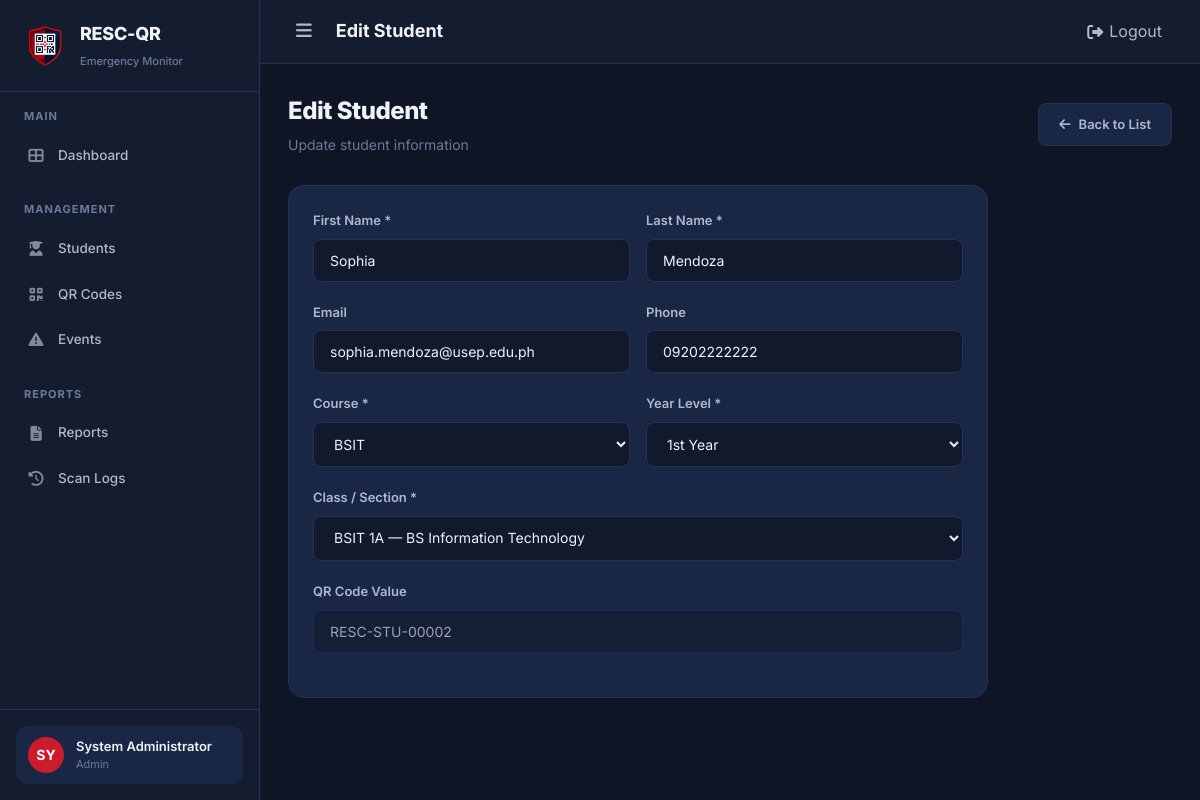
/student/edit/2 (signed in), run on the app's committed database.
### tables this page shows
CREATE TABLE IF NOT EXISTS `student` (
    `student_id` INT AUTO_INCREMENT PRIMARY KEY,
    `class_id` INT NOT NULL,
    `first_name` VARCHAR(100) NOT NULL,
    `last_name` VARCHAR(100) NOT NULL,
    `email` VARCHAR(150) DEFAULT NULL,
    `password_hash` VARCHAR(255) DEFAULT NULL,
    `phone` VARCHAR(20) DEFAULT NULL,
    `course` VARCHAR(100) NOT NULL,
    `year_level` VARCHAR(20) NOT NULL,
    `qr_code_value` VARCHAR(255) DEFAULT NULL UNIQUE,
    `profile_image` VARCHAR(255) DEFAULT NULL,
    `profile_status` ENUM('Active','Inactive') DEFAULT 'Active',
    `created_at` DATETIME DEFAULT CURRENT_TIMESTAMP,
    `updated_at` DATETIME DEFAULT CURRENT_TIMESTAMP ON UPDATE CURRENT_TIMESTAMP,
    FOREIGN KEY (`class_id`) REFERENCES `class`(`class_id`) ON DELETE CASCADE
);

CREATE TABLE IF NOT EXISTS `class` (
    `class_id` INT AUTO_INCREMENT PRIMARY KEY,
    `section_name` VARCHAR(100) NOT NULL,
    `program` VARCHAR(150) NOT NULL,
    `year_level` VARCHAR(20) NOT NULL,
    `created_at` DATETIME DEFAULT CURRENT_TIMESTAMP,
    `updated_at` DATETIME DEFAULT CURRENT_TIMESTAMP ON UPDATE CURRENT_TIMESTAMP
);

### app/controllers/StudentController.php (called while the page is built, shortened)
<?php
class StudentController extends Controller {
    private $studentModel;
    private $classModel;
    public function __construct() {
        $this->studentModel = $this->model('Student');
        $this->classModel   = $this->model('ClassModel');
    }
    public function edit($id = null) {
        $id = InputValidator::validateId($id);
        $student = $this->studentModel->findStudentById($id);
        $classes = $this->classModel->getAll();
        $data = ['pageTitle' => 'Edit Student', 'student' => $student, 'classes' => $classes];
        $this->view('admin/students/edit', $data);
    }
}

### core/App.php (called while the page is built, shortened)
<?php
class App {
    protected $controller = 'AuthController';
    protected $method = 'index';
    public function __construct() {
        $url = $this->parseUrl();
        $controllerName = !empty($url[0]) ? ucfirst($url[0]) . 'Controller' : $this->controller;
        $controllerMap = [
            'AuthController'          => 'AuthController',
            'DashboardController'     => 'DashboardController',
            'StudentController'       => 'StudentController',
            'QrController'            => 'QRController',
            'QRController'            => 'QRController',
            'ScanController'          => 'ScanController',
            'EventController'        => 'EventController',
            'ReportController'        => 'ReportController',
            'StudentviewController'   => 'StudentViewController',
            'StudentViewController'   => 'StudentViewController',
            'AttendanceController'    => 'AttendanceController',
            'ApiController'           => 'ApiController',
        ];
        $urlSegment = !empty($url[0]) ? $url[0] : 'auth';
        $possibleController = ucfirst(strtolower($urlSegment)) . 'Controller';
        if (isset($controllerMap[$possibleController])) {
            $controllerName = $controllerMap[$possibleController];
        } elseif ($urlSegment === 'api' && !empty($url[1])) {
            $possibleController = ucfirst(strtolower($url[1])) . 'Controller';
            if (isset($controllerMap[$possibleController])) {
                $controllerName = $controllerMap[$possibleController];
                array_shift($url);
            }
        } else {
            $controllerName = $this->controller;
        }
        $controllerFile = ROOT_PATH . '/app/controllers/' . $controllerName . '.php';
        if (file_exists($controllerFile)) {
            $this->controller = new $controllerName();
        } else {
            require_once ROOT_PATH . '/app/controllers/AuthController.php';
            $this->controller = new AuthController();
        }
        array_shift($url);
        if (!empty($url[0]) && method_exists($this->controller, $url[0])) {
            $this->method = $url[0];
            array_shift($url);
        }
        $this->params = $url ? array_values($url) : [];
        call_user_func_array([$this->controller, $this->method], $this->params);
    }
    private function parseUrl() {
        if (isset($_GET['url'])) {
            return explode('/', filter_var(rtrim($_GET['url'], '/'), FILTER_SANITIZE_URL));
        }
        return [];
    }
}

### index.php (called while the page is built, shortened)
<?php
require_once ROOT_PATH . '/config/app.php';
require_once ROOT_PATH . '/app/helpers/session_helper.php';
require_once ROOT_PATH . '/app/helpers/url_helper.php';
require_once ROOT_PATH . '/app/helpers/validation_helper.php';
require_once ROOT_PATH . '/core/Database.php';
require_once ROOT_PATH . '/core/Model.php';
require_once ROOT_PATH . '/core/Controller.php';
require_once ROOT_PATH . '/core/App.php';
$app = new App();

### app/helpers/url_helper.php (called while the page is built, shortened)
<?php
function baseUrl($path = '') {
    return BASE_URL . '/' . ltrim($path, '/');
}

### core/Database.php (called while the page is built, shortened)
<?php
class Database {
    private static $instance = null;
    private $pdo;
    private function __construct() {
        $dsn = 'mysql:host=' . DB_HOST . ';dbname=' . DB_NAME . ';charset=' . DB_CHARSET;
        $options = [
            PDO::ATTR_ERRMODE            => PDO::ERRMODE_EXCEPTION,
            PDO::ATTR_DEFAULT_FETCH_MODE => PDO::FETCH_ASSOC,
            PDO::ATTR_EMULATE_PREPARES   => false,
        ];
        try {
            $this->pdo = new PDO($dsn, DB_USER, DB_PASS, $options);
        } catch (PDOException $e) {
            die('Database connection failed: ' . $e->getMessage());
        }
    }
    public static function getInstance() {
        if (self::$instance === null) {
            self::$instance = new self();
        }
        return self::$instance;
    }
    public function getConnection() {
        return $this->pdo;
    }
}

### app/helpers/validation_helper.php (called while the page is built, shortened)
<?php
class InputValidator {
    public static function validateId($id) {
        return filter_var($id, FILTER_VALIDATE_INT, ['options' => ['min_range' => 1]]);
    }
}

### core/Model.php (called while the page is built, shortened)
<?php
class Model {
    protected $db;
    public function __construct() {
        $this->db = Database::getInstance()->getConnection();
    }
    protected function query($sql, $params = []) {
        $stmt = $this->db->prepare($sql);
        $stmt->execute($params);
        return $stmt;
    }
    protected function findAll($table, $orderBy = 'created_at DESC') {
        $stmt = $this->db->prepare("SELECT * FROM {$table} ORDER BY {$orderBy}");
        $stmt->execute();
        return $stmt->fetchAll();
    }
}

### app/models/Student.php (called while the page is built, shortened)
<?php
class Student extends Model {
    public function findStudentById($id) {
        $stmt = $this->query(
            "SELECT s.*, c.section_name, c.program
             FROM student s JOIN class c ON s.class_id = c.class_id
             WHERE s.student_id = :id",
            [':id' => $id]
        );
        return $stmt->fetch();
    }
}

### app/helpers/session_helper.php (called while the page is built, shortened)
<?php
function e($string) {
    return htmlspecialchars($string ?? '', ENT_QUOTES, 'UTF-8');
}

### app/models/ClassModel.php (called while the page is built, shortened)
<?php
class ClassModel extends Model {
    public function getAll() {
        return $this->findAll('class', 'program ASC, year_level ASC, section_name ASC');
    }
}

### app/views/admin/students/edit.php (the view, shortened to what this page needs)
<div class="page-header">
    <div>
        <h1>Edit Student</h1>
        <p>Update student information</p>
    </div>
    <a href="<?= baseUrl('student') ?>" class="btn btn-secondary">
        <i class="fas fa-arrow-left"></i> Back to List
    </a>
</div>
<div class="card" style="max-width:700px;">
    <div class="card-body">
        <form id="editStudentForm">
            <div class="form-row">
                <div class="form-group">
                    <label for="first_name">First Name *</label>
                    <input type="text" class="form-control" id="first_name" name="first_name" value="<?= e($student['first_name']) ?>" required>
                </div>
                <div class="form-group">
                    <label for="last_name">Last Name *</label>
                    <input type="text" class="form-control" id="last_name" name="last_name" value="<?= e($student['last_name']) ?>" required>
                </div>
            </div>
            <div class="form-row">
                <div class="form-group">
                    <label for="email">Email</label>
                    <input type="email" class="form-control" id="email" name="email" value="<?= e($student['email'] ?? '') ?>">
                </div>
                <div class="form-group">
                    <label for="phone">Phone</label>
                    <input type="text" class="form-control" id="phone" name="phone" value="<?= e($student['phone'] ?? '') ?>">
                </div>
            </div>
            <div class="form-row">
                <div class="form-group">
                    <label for="course">Course *</label>
                    <select class="form-control" id="course" name="course" required>
                        <?php foreach (['BSIT','BSCS','BSIS','BSEd','BSBA'] as $c): ?>
                            <option value="<?= $c ?>" <?= $student['course'] === $c ? 'selected' : '' ?>><?= $c ?></option>
                        <?php endforeach; ?>
                    </select>
                </div>
                <div class="form-group">
                    <label for="year_level">Year Level *</label>
                    <select class="form-control" id="year_level" name="year_level" required>
                        <?php foreach (['1st Year','2nd Year','3rd Year','4th Year'] as $y): ?>
                            <option value="<?= $y ?>" <?= $student['year_level'] === $y ? 'selected' : '' ?>><?= $y ?></option>
                        <?php endforeach; ?>
                    </select>
                </div>
            </div>
            <div class="form-group">
                <label for="class_id">Class / Section *</label>
                <select class="form-control" id="class_id" name="class_id" required>
                    <?php foreach ($classes as $cls): ?>
                        <option value="<?= e($cls['class_id']) ?>" <?= $student['class_id'] == $cls['class_id'] ? 'selected' : '' ?>>
                            <?= e($cls['section_name'] . ' — ' . $cls['program']) ?>
                        </option>
                    <?php endforeach; ?>
                </select>
            </div>
            <div class="form-group">
                <label>QR Code Value</label>
                <input type="text" class="form-control" value="<?= e($student['qr_code_value'] ?? 'Not assigned') ?>" disabled style="opacity:0.6;">
            </div>
        </form>
    </div>
</div>

### public/css/style.css (style rules this page uses)
:root { --bg-primary: #0e1525; --bg-secondary: #141d30; --bg-card: #1a2744; --bg-card-hover: #213050; --bg-input: #111a2c; --border-color: #243352; --border-hover: #2e4068; --text-primary: #f0f2f7; --text-secondary: #b0b8cc; --text-muted: #6b7a96; --accent-primary: #cc1b2b; --accent-primary-hover: #e52535; --accent-secondary: #1a2744; --accent-success: #10b981; --accent-warning: #f59e0b; --accent-danger: #ef4444; --accent-info: #3b82f6; --accent-navy: #1a2744; --accent-red: #cc1b2b; --accent-red-bright: #e52535; --shadow-sm: 0 2px 8px rgba(0, 0, 0, 0.25); --shadow-md: 0 8px 24px rgba(0, 0, 0, 0.35); --shadow-lg: 0 20px 48px rgba(0, 0, 0, 0.45); --radius-sm: 8px; --radius-md: 12px; --radius-lg: 16px; --radius-xl: 20px; --sidebar-width: 260px; --header-height: 64px; --transition: all 0.25s cubic-bezier(0.4, 0, 0.2, 1); }
* { margin: 0; padding: 0; box-sizing: border-box; }
html { overflow-x: hidden; width: 100%; }
body { font-family: 'Inter', -apple-system, BlinkMacSystemFont, sans-serif; background: var(--bg-primary); color: var(--text-primary); line-height: 1.6; font-size: 14px; overflow-x: hidden; width: 100%; }
a { color: var(--accent-red-bright); text-decoration: none; transition: var(--transition); }
.page-header { display: flex; align-items: center; justify-content: space-between; margin-bottom: 28px; }
.page-header h1 { font-size: 24px; font-weight: 800; letter-spacing: -0.5px; }
.page-header p { color: var(--text-muted); font-size: 14px; margin-top: 4px; }
.card { background: var(--bg-card); border: 1px solid var(--border-color); border-radius: var(--radius-lg); overflow: hidden; transition: var(--transition); }
.card-body { padding: 24px; }
.btn { display: inline-flex; align-items: center; gap: 8px; padding: 10px 20px; border: none; border-radius: var(--radius-sm); font-size: 13px; font-weight: 600; cursor: pointer; transition: var(--transition); font-family: 'Inter', sans-serif; text-decoration: none; white-space: nowrap; }
.btn-secondary { background: var(--bg-card); color: var(--text-secondary); border: 1px solid var(--border-color); }
.form-group { margin-bottom: 20px; }
.form-group label { display: block; margin-bottom: 8px; font-weight: 600; font-size: 13px; color: var(--text-secondary); }
.form-control { width: 100%; padding: 12px 16px; background: var(--bg-input); border: 1px solid var(--border-color); border-radius: var(--radius-sm); color: var(--text-primary); font-size: 14px; font-family: 'Inter', sans-serif; transition: var(--transition); }
select.form-control { cursor: pointer; }
.form-row { display: grid; grid-template-columns: 1fr 1fr; gap: 16px; }

### data on the page
student: first_name "Sophia", last_name "Mendoza", email "sophia.mendoza@usep.edu.ph", phone "09202222222", course "BSIT", year_level "1st Year", class_id "BSIT 1A — BS Information Technology", qr_code_value "RESC-STU-00002"

### other printed values
APP_NAME "RESC-QR"
$initials "SY"
getUserName() "System Administrator"
getUserRole() "Admin"
$pageTitle "Edit Student"
